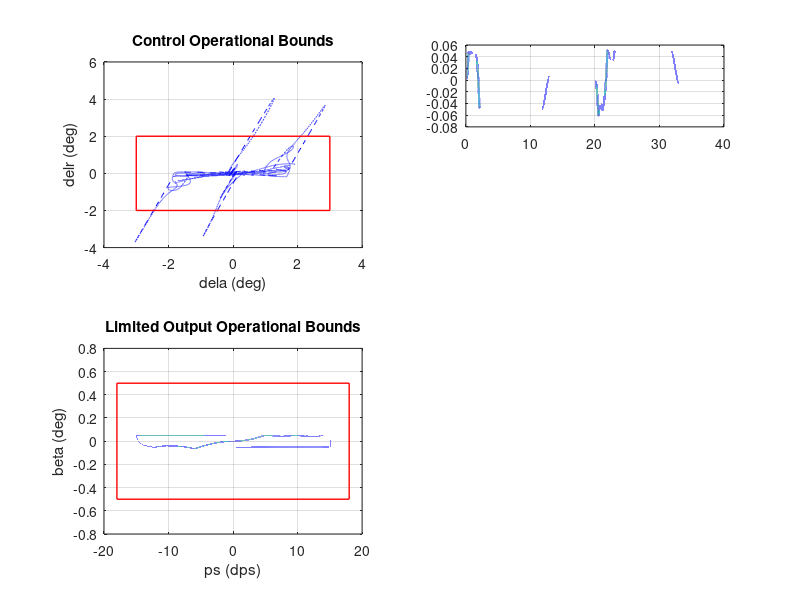

This chart was generated by the following MATLAB code: (Note: this script raises an error after producing the figure.)
clc; clear; close all; 

g = 32.174;                          % gravitational acceleration (ft/s^2)

Yb_V0 = -0.11794;
Yps_V_0 = 0.00085;
Yrs_V0_m1 = -1.0001;
L_b = -7.0113;
L_ps = -1.4492;
L_rs = 0.22059;
N_b = 6.3035;
N_ps = 0.06511;
N_rs = -0.41172;

Yail_V0 = 0;
Yrud_V0 = 0.015257;
L_ail = -7.9662;
L_rud = 2.6875;
N_ail = 0.60926;
N_rud = -2.3577;

Yb_g = -2.6049;
Yps_g = 0.018724;
Yrs_g = 0.067695;

Yail_g = 0;
Yrud_g = 0.33698;

A_p = [Yb_V0  Yps_V_0    Yrs_V0_m1;
       L_b      L_ps        L_rs;
       N_b      N_ps        N_rs];


B_p = [Yail_V0    Yrud_V0;
      L_ail         L_rud;
      N_ail          N_rud];

C_p_reg = [0    1   0;
          Yb_g    Yps_g   Yrs_g];

D_p_reg = [0    0;
          Yail_g     Yrud_g];

% Extended Plant

A = [zeros(2, 2) C_p_reg;
    zeros(3, 2) A_p];

B = [D_p_reg;
    B_p];

B_ref = [-eye(2);
    zeros(3,2)];

B_v = [eye(2);
    zeros(3,2)];

B_full = [-B_ref B];



% LQR
Q_lqr = diag([1.025 1.0289 0 0 1.6021]);
R_lqr = diag([1 0.49129]);
K_lqr = lqr(A,B,Q_lqr,R_lqr);

A_ref = A - B * K_lqr;

% True Plant
Theta  = 0.5 * [zeros(2,2) K_lqr(:,3:5)];
A_true = A + B*Theta;
K_star = K_lqr + Theta;


% Adaptive law
Q       = eye(5);
P       = lyap(A_ref', Q);                   % A_ref'*P + P*A_ref = -Q
P_inv   = inv(P);
gamma   = 1e4;                               % learning rate
Gamma_I = gamma*eye(2);
Gamma_P = gamma*eye(3);

theta_max = 1.5;
V_bar0    = theta_max^2 / gamma;             % V(0) bound


% Input and Output Constraints
Y_max = deg2rad([3; 2; 18; 0.5]);       % aileron, rudder, roll rate, sideslip angle
Y_min = -Y_max;
C_plim = [0 1 0;
          1 0 0];
H_w = C_plim * B_p;
alpha = diag([80 8 40 40]); 


% Command Signal
dt = 1e-4; T = 40;
t = 0:dt:T; nT = numel(t);
pulse = zeros(1,nT);
pulse(t >= 0  & t < 10) =  1;
pulse(t >= 20 & t < 30) = -1;
Y_cmd = [deg2rad(15)*pulse; 0.0312*pulse];   % ps_cmd Ny_cmd

% Time Loop
X = zeros(5,nT);  X_ref = zeros(5,nT);  U = zeros(2,nT);
K_hist = zeros(2,5,nT);  D_hist = zeros(4,nT);  Vb_hist = zeros(1,nT);

x = zeros(5,1);  x_ref = zeros(5,1);
K_I = K_lqr(:,1:2);  K_P = K_lqr(:,3:5);  % run once
int_eQe = 0;

for k=1:nT

    e_yi = x(1:2);
    x_p = x(3:5);
    e = x - x_ref;

    % Adaptive Laws
    K_I_dot = B' * P * e * e_yi' * Gamma_I;
    K_P_dot = B' * P * e * x_p' * Gamma_P;

    % Baseline with (adaptive) gains
    U_bl = - K_I * e_yi - K_P * x_p;

    % CBF matrices
    C_lim = [-K_I   -K_P;
        zeros(2,2)           C_plim];
    H_x = C_lim * A_ref + alpha * C_lim;    % A (book) = A_ref (code)
    H_u = [-K_I        -K_I*D_p_reg - K_P*B_p;    
           zeros(2,2)   H_w];
    E     = [-[K_I_dot K_P_dot]*x_ref; zeros(2,1)];

    % Tightened Limits
    V_bar =max(V_bar0 - int_eQe, 0); %
    delta = sqrt(diag(C_lim * P_inv * C_lim') * V_bar);
    delta = min(delta, 0.9*Y_max);
    Y_max_t = Y_max - delta;
    Y_min_t = Y_min + delta;

    % CBF
    q = [-Y_cmd(:,k); zeros(2,1)];
    H_max_delta =  H_x*x_ref + H_u*q + E - alpha*Y_max_t;
    H_min_delta = -H_x*x_ref - H_u*q - E + alpha*Y_min_t;
    vw = H_u \ (max(0, H_min_delta) - max(0, H_max_delta));
    V = vw(1:2);  W = vw(3:4);

    u = U_bl + W;

    % Log
    X(:,k) = x;  X_ref(:,k) = x_ref;  U(:,k) = u;
    K_hist(:,:,k) = [K_I K_P];  D_hist(:,k) = delta;  Vb_hist(k) = V_bar;



    % dynamics
    x     = x + (A_true*x + B*u + B_ref*Y_cmd(:,k) + B_v*V)*dt;
    x_ref = x_ref + (A_ref*x_ref + B*W + B_ref*Y_cmd(:,k) + B_v*V)*dt;
    K_I = K_I + K_I_dot*dt;
    K_P = K_P + K_P_dot*dt;
    int_eQe = int_eQe + (e' * Q * e) * dt; 

end

% Plots
lim = rad2deg(Y_max);
beta = rad2deg(X(3,:));  ps = rad2deg(X(4,:));  rs = rad2deg(X(5,:));

figure('Name', 'Adaptive + CBF + tightening');
subplot(2,2,1);
plot(rad2deg(U(1,:)), rad2deg(U(2,:)), 'b--', 'LineWidth', 0.5); hold on; grid on;
rectangle('Position', [-lim(1) -lim(2) 2*lim(1) 2*lim(2)], 'EdgeColor', 'r', 'LineWidth', 1);
xlabel('dela (deg)'); ylabel('delr (deg)'); title('Control Operational Bounds');

subplot(2,2,3);
plot(ps, beta, 'LineWidth', 0.5); hold on; grid on;
rectangle('Position', [-lim(3) -lim(4) 2*lim(3) 2*lim(4)], 'EdgeColor', 'r', 'LineWidth', 1);
xlabel('ps (dps)'); ylabel('beta (deg)'); title('Limited Output Operational Bounds');

subplot(4,2,2); plot(t, beta, 'LineWidth', 1.5); hold on; grid on;
yline([-lim(4) lim(4)], 'k-.'); ylabel('beta, deg');

subplot(4,2,4); h = plot(t, rad2deg(Y_cmd(1,:)), t, ps, t, rad2deg(X_ref(4,:)), '--', 'LineWidth', 1.5); grid on;
yline([-lim(3) lim(3)], 'k-.'); ylabel('ps, dps'); legend(h, 'Cmd', 'ps', 'ps_{ref}');

subplot(4,2,6); plot(t, rs, 'LineWidth', 1.5); grid on; ylabel('rs, dps');

subplot(4,2,8); plot(t, vecnorm(X - X_ref), 'LineWidth', 1.5); grid on;
ylabel('||e||'); xlabel('Time, sec');
                   


% K_hat(t)
figure('Name', 'Adaptive gains');
for i = 1:2
    for j = 1:5
        subplot(2,5,(i-1)*5 + j);
        plot(t, squeeze(K_hist(i,j,:)), 'b', 'LineWidth', 1.2); grid on;
        title(sprintf('K_{hat}(%d,%d)', i, j));
        if i == 2, xlabel('Time, sec'); end
    end
end
sgtitle('Adaptive gains: K_I (cols 1-2), K_P (cols 3-5)');


%
figure('Name', 'Aileron and rudder');

subplot(2,1,1);
plot(t, rad2deg(U(1,:)), 'b', 'LineWidth', 1.2); hold on; grid on;


subplot(2,1,2);
plot(t, rad2deg(U(2,:)), 'b', 'LineWidth', 1.2); hold on; grid on;
